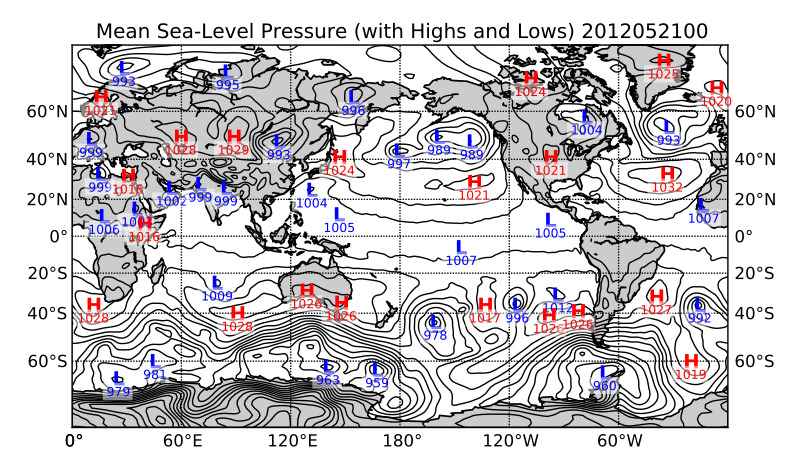

Write the Python code that produced this figure.
"""
plot H's and L's on a sea-level pressure map
(uses scipy.ndimage.filters and netcdf4-python)
"""
import numpy as np
import matplotlib.pyplot as plt
import sys
from datetime import datetime
from mpl_toolkits.basemap import Basemap, addcyclic
from scipy.ndimage.filters import minimum_filter, maximum_filter
from netCDF4 import Dataset 

def extrema(mat,mode='wrap',window=10):
    """find the indices of local extrema (min and max)
    in the input array."""
    mn = minimum_filter(mat, size=window, mode=mode)
    mx = maximum_filter(mat, size=window, mode=mode)
    # (mat == mx) true if pixel is equal to the local max
    # (mat == mn) true if pixel is equal to the local in
    # Return the indices of the maxima, minima
    return np.nonzero(mat == mn), np.nonzero(mat == mx)

# set date (today at 00 UTC)
YYYYMMDDHH = datetime.now().strftime('%Y%m%d')+'00'

# open OpenDAP dataset.
data=Dataset("http://nomad2.ncep.noaa.gov:9090/dods/gdas/rotating/gdas"+YYYYMMDDHH+".grib2")

# read lats,lons.
lats = data.variables['lat'][:]
lons1 = data.variables['lon'][:]
nlats = len(lats)
nlons = len(lons1)
# read prmsl, convert to hPa (mb).
prmsl = 0.01*data.variables['prmslmsl'][0]
# the window parameter controls the number of highs and lows detected.
# (higher value, fewer highs and lows)
local_min, local_max = extrema(prmsl, mode='wrap', window=25)
# create Basemap instance.
m =\
Basemap(llcrnrlon=0,llcrnrlat=-80,urcrnrlon=360,urcrnrlat=80,projection='mill')
# add wrap-around point in longitude.
prmsl, lons = addcyclic(prmsl, lons1)
# contour levels
clevs = np.arange(900,1100.,5.)
# find x,y of map projection grid.
lons, lats = np.meshgrid(lons, lats)
x, y = m(lons, lats)
# create figure.
fig=plt.figure(figsize=(8,4.5))
ax = fig.add_axes([0.05,0.05,0.9,0.85])
cs = m.contour(x,y,prmsl,clevs,colors='k',linewidths=1.)
m.drawcoastlines(linewidth=1.25)
m.fillcontinents(color='0.8')
m.drawparallels(np.arange(-80,81,20),labels=[1,1,0,0])
m.drawmeridians(np.arange(0,360,60),labels=[0,0,0,1])
xlows = x[local_min]; xhighs = x[local_max]
ylows = y[local_min]; yhighs = y[local_max]
lowvals = prmsl[local_min]; highvals = prmsl[local_max]
# plot lows as blue L's, with min pressure value underneath.
xyplotted = []
# don't plot if there is already a L or H within dmin meters.
yoffset = 0.022*(m.ymax-m.ymin)
dmin = yoffset
for x,y,p in zip(xlows, ylows, lowvals):
    if x < m.xmax and x > m.xmin and y < m.ymax and y > m.ymin:
        dist = [np.sqrt((x-x0)**2+(y-y0)**2) for x0,y0 in xyplotted]
        if not dist or min(dist) > dmin:
            plt.text(x,y,'L',fontsize=14,fontweight='bold',
                    ha='center',va='center',color='b')
            plt.text(x,y-yoffset,repr(int(p)),fontsize=9,
                    ha='center',va='top',color='b',
                    bbox = dict(boxstyle="square",ec='None',fc=(1,1,1,0.5)))
            xyplotted.append((x,y))
# plot highs as red H's, with max pressure value underneath.
xyplotted = []
for x,y,p in zip(xhighs, yhighs, highvals):
    if x < m.xmax and x > m.xmin and y < m.ymax and y > m.ymin:
        dist = [np.sqrt((x-x0)**2+(y-y0)**2) for x0,y0 in xyplotted]
        if not dist or min(dist) > dmin:
            plt.text(x,y,'H',fontsize=14,fontweight='bold',
                    ha='center',va='center',color='r')
            plt.text(x,y-yoffset,repr(int(p)),fontsize=9,
                    ha='center',va='top',color='r',
                    bbox = dict(boxstyle="square",ec='None',fc=(1,1,1,0.5)))
            xyplotted.append((x,y))
plt.title('Mean Sea-Level Pressure (with Highs and Lows) %s' % YYYYMMDDHH)
plt.show()
